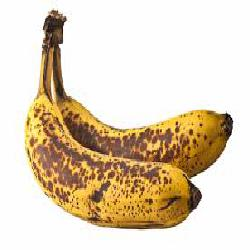
#> input picture Image Processing/train/1-banana/banana (1).jpg, 250 x 250 px; its folder holds only this picture in this run
$ python project.py   (older library calls are emulated)
#> lines starting #> are read from the running program, lines starting #| are printed output that depends on the picture; after the words box and inside, x2 and y2 are one past the last pixel; in counts of white or black regions, pixels touching at a corner belong together
#> in main, img_in is the input picture: shape (250, 250, 3); mean B, G, R 187.5, 210.4, 225.5
import cv2
import numpy as np
import os
import matplotlib.pyplot as plt
from sklearn.metrics import accuracy_score
from sklearn.svm import SVC


# [42 lines left out: functions histogram_equalization, sharpening, not called in this run]


def edge_detection(channel):
    sobelX = cv2.Sobel(channel, cv2.CV_16S, 1, 0)
    sobelY = cv2.Sobel(channel, cv2.CV_16S, 0, 1)
    sobel = np.hypot(sobelX, sobelY)

    sobel[sobel > 255] = 255
#> sobel: shape (250, 250) float32; min 0, max 255, mean 38.7
    return sobel


def segmentation_by_edge(img_in):
    # step1: remove noise
    img = cv2.GaussianBlur(img_in, (5, 5), 0)
    # step2: edge detection
    # finding the max intesity from among the R,G and B edges.
    img_edge = np.max(
        np.array(
            [
                edge_detection(img[:, :, 0]),
                edge_detection(img[:, :, 1]),
                edge_detection(img[:, :, 2]),
            ]
        ),
        axis=0,
    )
#> in edge_detection (call 2), `sobelY = cv2.Sobel(channel, cv2.CV_16S, 0, 1)`:
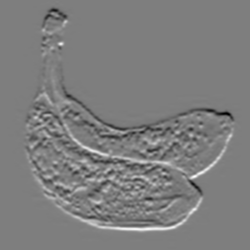
#> sobelY: shape (250, 250) int16; min -490, max 500, mean 0; drawn with min black and max white
#> in edge_detection (call 2), `sobel[sobel > 255] = 255`: sobel: shape (250, 250) float32; min 0, max 255, mean 43.2
#> in edge_detection (call 3), `sobelX = cv2.Sobel(channel, cv2.CV_16S, 1, 0)`:
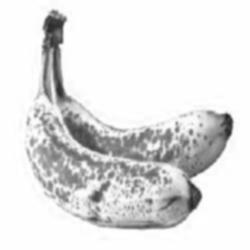
#> channel: shape (250, 250); min 33, max 255, mean 225.5
#> in edge_detection (call 3), `sobel[sobel > 255] = 255`:
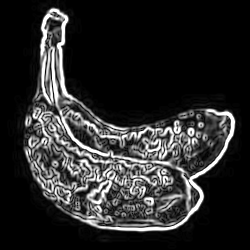
#> sobel: shape (250, 250) float32; min 0, max 255, mean 42
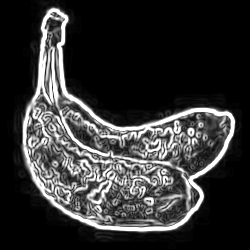
#> img_edge: shape (250, 250) float32; min 0, max 255, mean 51.8
    # step3: Remove the false edge
    mean = np.mean(img_edge)
#> mean = 51.77
    img_edge[img_edge <= mean * 1.5] = 0
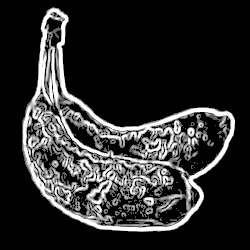
#> img_edge: shape (250, 250) float32; min 0, max 255, mean 44.1
    # step4 , step5 : Loss of rupture and find contours
    img_edge = np.asarray(img_edge, np.uint8)

    contours, heirarchy = cv2.findContours(
        img_edge, cv2.RETR_TREE, cv2.CHAIN_APPROX_SIMPLE
    )
#> contours = 605 contours, 559 with area under 20; largest, box (x1, y1, x2, y2) and area: (22, 7, 235, 232) 22808, (177, 111, 226, 176) 1582, (100, 183, 188, 227) 1520, (98, 136, 143, 160) 476, (159, 165, 187, 198) 437

    contours_level1 = []
    for i, tupl in enumerate(heirarchy[0]):
        if tupl[3] == -1:
            tupl = np.insert(tupl, 0, [i])
            contours_level1.append(tupl)
#> this loop made 605 passes
#> tupl on passes 1 to 12: [0, -1, -1, 1, -1], [2, -1, -1, 0], [3, 1, -1, 0], [4, 2, -1, 0], [5, 3, -1, 0], [6, 4, -1, 0], [7, 5, -1, 0], [8, 6, -1, 0], [9, 7, -1, 0], [10, 8, -1, 0], [11, 9, -1, 0], [12, 10, -1, 0]
#> after the loop, contours_level1 = [[0, -1, -1, 1, -1]]

    contours_significant = []
    contors_tooSmall = img_edge.size * 5 / 100
#> contors_tooSmall = 3125
    for tupl in contours_level1:
        contour = contours[tupl[0]]
        area = cv2.contourArea(contour)
        if area > contors_tooSmall:
            contours_significant.append([contour, area])
            cv2.drawContours(img, [contour], 0, (0, 255, 0), 2, cv2.LINE_AA, maxLevel=1)
#> this loop made 1 pass
#> (tupl, area) on pass 1: ([0, -1, -1, 1, -1], 22808.5)
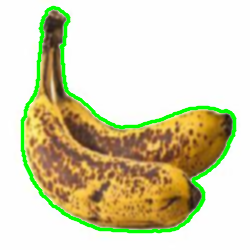
#> img: shape (250, 250, 3); mean B, G, R 177.2, 211, 214.5
#> after the loop, contours_significant = 1 item

    contours_significant.sort(key=lambda x: x[1])
    significant = [x[0] for x in contours_significant]
#> significant = 1 contour; box (x1, y1, x2, y2) and area: (22, 7, 235, 232) 22808
    return (img_edge, significant)


def remove_background(img_in):
    img_edge, significant = segmentation_by_edge(img_in)
    mask = img_edge.copy()
    mask[mask > 0] = 0
#> mask: shape (250, 250); every value is 0
    cv2.fillPoly(mask, significant, 255)
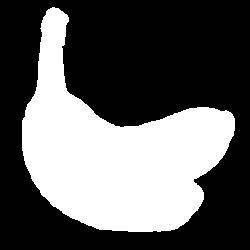
#> mask: shape (250, 250); 37.1% white; 1 white region, box (x1, y1, x2, y2) and area: (22, 7, 235, 232) 23166
    mask = np.logical_not(mask)
    img_in[mask] = 255

    return img_in, mask


def feature_extraction(img_in, mask):
    # mean and median and
    feature = []
    feature.append(int(np.mean(img_in[:, :, 0][mask == 0])))
    feature.append(int(np.mean(img_in[:, :, 1][mask == 0])))
    feature.append(int(np.mean(img_in[:, :, 2][mask == 0])))
    feature.append(int(np.median(img_in[:, :, 0][mask == 0])))
    feature.append(int(np.median(img_in[:, :, 1][mask == 0])))
    feature.append(int(np.median(img_in[:, :, 2][mask == 0])))
    return feature


# [53 lines left out: functions nemmodar, classification, not called in this run]


def main():
    y_train = []
    y_test = []
    dirr = "train/"
    active = True
    while active:
        featurs = []
#> (the run stopped early here; a loop or call above may not have finished)
